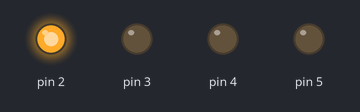
Simulated run of this sketch. Board: Arduino Uno, built with avr-gcc and run on an emulated ATmega328P. Parts: output pins drawn as LEDs (lit = HIGH).

Above: at 0.5 s.
At 1.5 s:
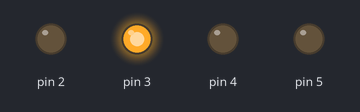
At 2.5 s:
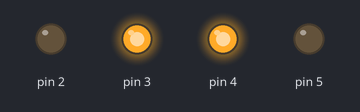
At 3.5 s:
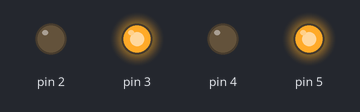
At 4.5 s:
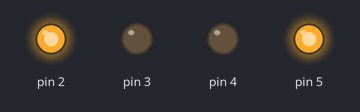
Timing chart, 0 to 5.2 s (numbered marks = the images above):
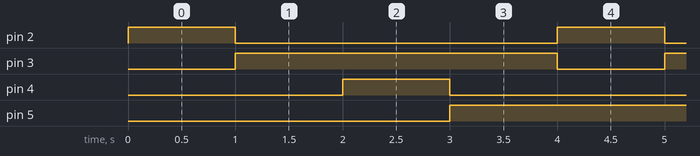

The sketch:

sketch_jan03b.ino
```cpp
void setup() {
  pinMode(2,OUTPUT);
  pinMode(3,OUTPUT);
  pinMode(4,OUTPUT);
  pinMode(5,OUTPUT);

}

void loop() {
  digitalWrite(2,1);
  digitalWrite(3,0);
  delay(1000);
  digitalWrite(2,0);
  digitalWrite(3,1);
  delay(1000);

  digitalWrite(4,1);
  digitalWrite(5,0);
  delay(1000);
  digitalWrite(4,0);
  digitalWrite(5,1);
  delay(1000);
}
```

Measured:
- by itself, pin 2, pin 4: alternates HIGH for 1.0 s and LOW for 3.0 s
- by itself, pin 3, pin 5: alternates HIGH for 3.0 s and LOW for 1.0 s
